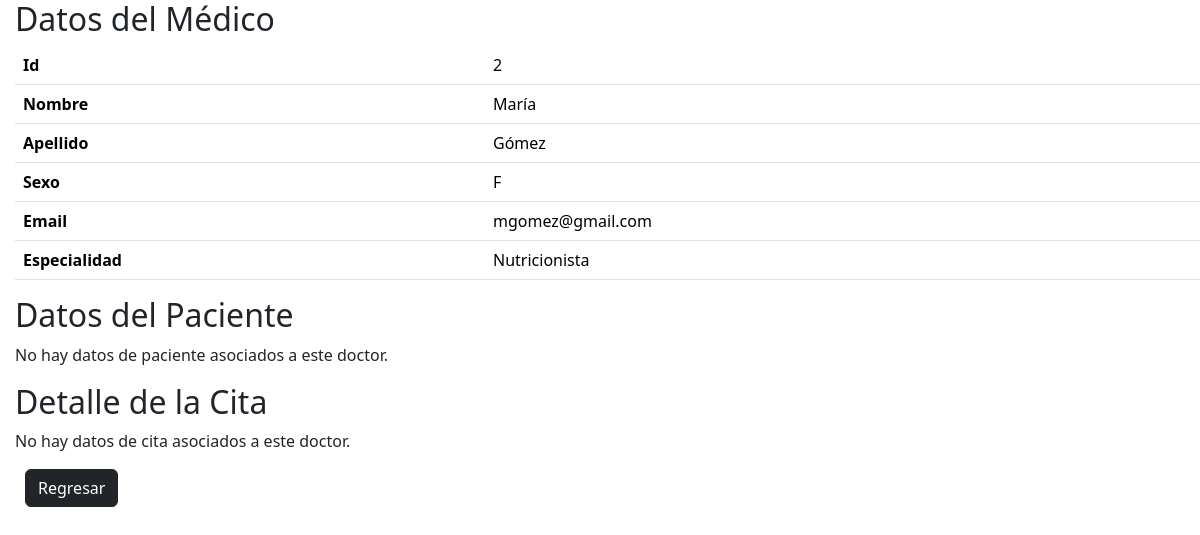
The page /ver_medico/2 on the database its author committed.
### medico/models.py (models this page shows, shortened)
class Doctor(models.Model):
    SEXO = [
        ("M", "Masculino"),
        ("F", "Femenino"),
    ]
    nombre = models.CharField(max_length=20)
    apellido = models.CharField(max_length=20)
    sexo = models.CharField(max_length=1, choices=SEXO, null=True)
    email = models.EmailField(max_length=50)
    especialidad = models.CharField(max_length=50, default='Médico General')
    paciente = models.ForeignKey(Paciente, on_delete=models.SET_NULL, null=True)

### medico/views.py (the view)
# urls.py: path('ver_medico/<int:id>', ver_medico),
def ver_medico(request, id):
    doctor = get_object_or_404(Doctor, pk=id)
    datos = {'medico': doctor}
    pagina = loader.get_template('ver.html')
    return HttpResponse(pagina.render(datos, request))

### medico/templates/ver.html (shortened to what this page needs)
<html lang="es">
<head>
    <link href="https://cdn.jsdelivr.net/npm/bootstrap@5.3.2/dist/css/bootstrap.min.css" rel="stylesheet">
    <link rel="stylesheet" href="https://cdn.jsdelivr.net/npm/bootstrap-icons@1.15.0/font/bootstrap-icons.css">
</head>
<body style="margin-left: 15px;">
    <h2>Datos del Médico</h2>
    <table class="table">
        <tr>
            <th>Id</th>
            <td>{{medico.id}}</td>
        </tr>
        <tr>
            <th>Nombre</th>
            <td>{{medico.nombre}}</td>
        </tr>
        <tr>
            <th>Apellido</th>
            <td>{{medico.apellido}}</td>
        </tr>
        <tr>
            <th>Sexo</th>
            <td>{{medico.sexo}}</td>
        </tr>
        <tr>
            <th>Email</th>
            <td>{{medico.email}}</td>
        </tr>
        <tr>
            <th>Especialidad</th>
            <td>{{medico.especialidad}}</td>
        </tr>
    </table>
    <h2>Datos del Paciente</h2>
    {% if medico.paciente %}
        <table class="table">
            <tr>
                <th>Nombre</th>
                <td>{{medico.paciente.nombre}}</td>
            </tr>
            <tr>
                <th>Edad</th>
                <td >{{medico.paciente.edad}}</td>
            </tr>
            <tr>
                <th>Email</th>
                <td>{{medico.paciente.email}}</td>
            </tr>
            <tr>
                <th>Motivo</th>
                <td>{{medico.paciente.motivo}}</td>
            </tr>
            <tr>
                <th>Fecha de nacimiento</th>
                <td>{{medico.paciente.fecha_nacimiento}}</td>
            </tr>
        </table>
    {% else %}
        <p>No hay datos de paciente asociados a este doctor.</p>
    {% endif %}
    <h2>Detalle de la Cita</h2>
    {% if medico.cita %}
        <table class="table">
            <tr>
                <th>Paciente</th>
                <td>{{medico.cita.paciente}}</td>
            </tr>
            <tr>
                <th>Fecha</th>
                <td>{{medico.cita.fecha}}</td>
            </tr>
            <tr>
                <th>Hora</th>
                <td>{{medico.cita.hora}}</td>
            </tr>
        </table>
    {% else %}
        <p>No hay datos de cita asociados a este doctor.</p>
    {% endif %}
    <a href="{% url 'inicio' %}" class="btn btn-dark" style="margin-left: 10px;">Regresar</a>
</body>
</html>

### rows shown on the page
Doctor: id "2", nombre "María", apellido "Gómez", sexo "F", email "mgomez@gmail.com", especialidad "Nutricionista"
